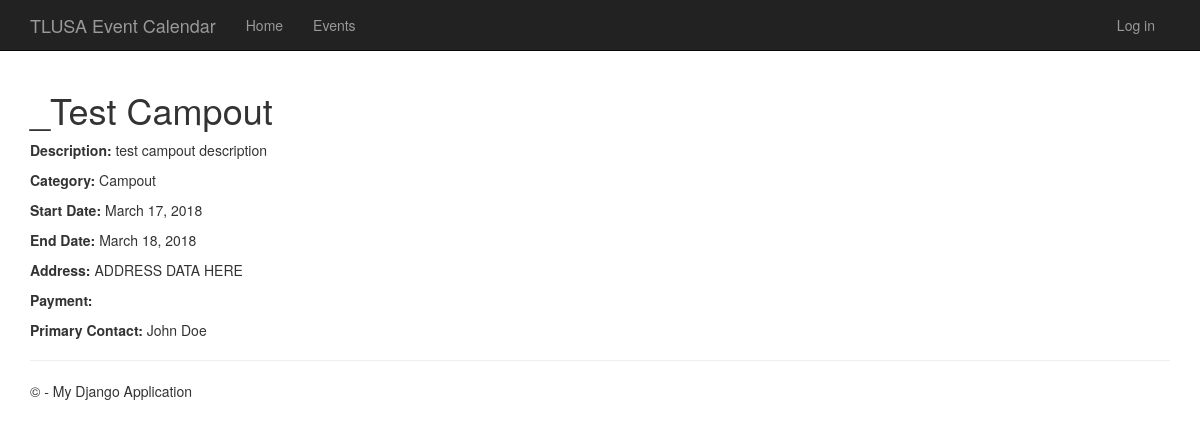
/event/1/, run on an earlier commit of the app's database.
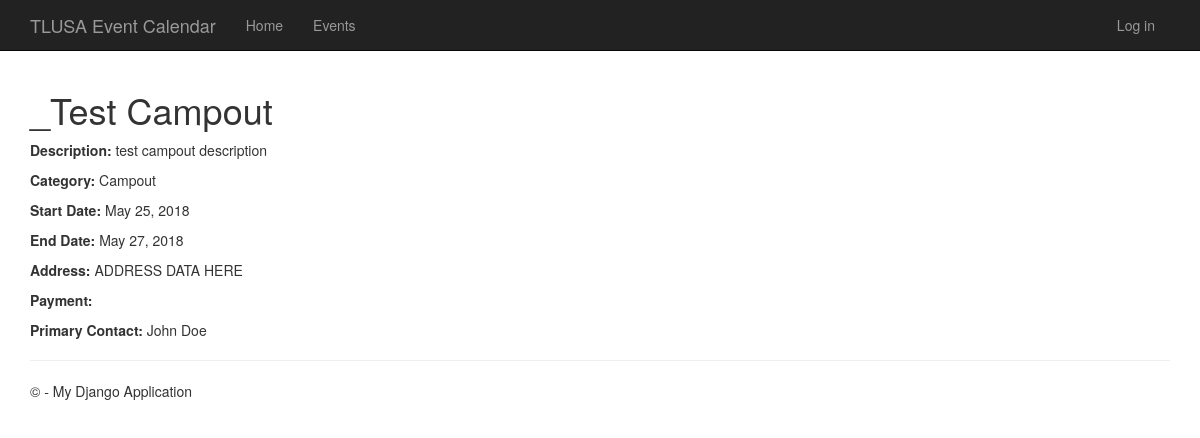
And on a later commit of the database.
### app/models.py (models this page shows, shortened)
class Event(models.Model):
    name = models.CharField(max_length = 255);
    description = models.TextField(default = '');
    event_type = models.ForeignKey(EventType);
    date_start = models.DateField(default = datetime.now);
    date_end = models.DateField(default = datetime.now);
    street_address = models.CharField(default = '', max_length = 255);
    city = models.CharField(default = '', max_length = 255);
    """ state_ID = models.ForeignKey(State); --------------------------------------------- """
    zipcode = models.IntegerField(default = '');
    """ address = AddressField(); ---------------------------------------------------------------- """
    payment_url = models.URLField(default = '');
    primary_contact_ID = models.ForeignKey(Person);
    creation_date = models.DateTimeField(default = datetime.now);
    """ creation_user = models.ForeignKey(User); -------------------------------------------------- """

class EventType(models.Model):
    name = models.CharField(max_length = 255, default = '');
    description = models.TextField(default = '');
    def __str__(self):
        return self.name;

class Person(models.Model):
    first_name = models.CharField(max_length = 255, default = 'John');
    last_name = models.TextField(max_length = 255, default = 'Doe');
    email = models.EmailField(default = 'contact@me.co');
    troop_number = models.ForeignKey(Troop);
    """ address = AddressField(); --------------------------------------------------- """
    street_address = models.TextField(default = '')
    postal_code = models.IntegerField(default = 0);
    city = models.CharField(max_length = 255, default = '');
    state_name = models.ForeignKey(State);
    def __str__(self):
        return self.first_name + " " + self.last_name;

### app/views.py (the view)
# urls.py: url(r'^event/(?P<event_id>[0-9]+)/$', app.views.eventdetail, name='event detail'),
def eventdetail(request, event_id):
    event = get_object_or_404(Event, pk=event_id)
    return render(request, 'app/eventdetail.html', {'event': event, })

### app/templates/app/eventdetail.html
﻿{% extends "app/layout.html" %}
{% load staticfiles %}
{% block content %}
    <h1>{{ event.name }}</h1>
    <p><strong>Description: </strong>{{ event.description }}</p>
    <p><strong>Category: </strong>{{ event.event_type}}</p>
    <p><strong>Start Date: </strong>{{ event.date_start}}</p>
    <p><strong>End Date: </strong>{{ event.date_end }}</p>
    <p><strong>Address: </strong>ADDRESS DATA HERE</p>
    <p><strong>Payment: </strong><a href="{{ event.payment_link}}">{{ event.payment_link }}</a></p>
    <p><strong>Primary Contact: </strong>{{ event.primary_contact_ID}}</p>
{% endblock %}

### app/templates/app/layout.html (shortened to what this page needs)
﻿<!DOCTYPE html>
<html>
<head>
    {% load staticfiles %}
    <link rel="stylesheet" type="text/css" href="{% static 'app/content/bootstrap.min.css' %}" />
    <link rel="stylesheet" type="text/css" href="{% static 'app/content/site.css' %}" />
</head>
<body>
    <div class="navbar navbar-inverse navbar-fixed-top">
        <div class="container">
            <div class="navbar-header">
                <a href="/" class="navbar-brand">TLUSA Event Calendar</a>
            </div>
            <div class="navbar-collapse collapse">
                <ul class="nav navbar-nav">
                    <li><a href="{% url 'home' %}">Home</a></li>
                    <li><a href="{% url 'events' %}">Events</a></li>
                </ul>
                {% include 'app/loginpartial.html' %}
            </div>
        </div>
    </div>
    <div class="container body-content">
{% block content %}
{% endblock %}
        <hr/>
        <footer>
            <p>&copy; {{ year }} - My Django Application</p>
        </footer>
    </div>
</body>
</html>

### app/templates/app/loginpartial.html
{% if user.is_authenticated %}
<form id="logoutForm" action="/logout" method="post" class="navbar-right">
    {% csrf_token %}
    <ul class="nav navbar-nav navbar-right">
        <li><span class="navbar-brand">Hello {{ user.username }}!</span></li>
        <li><a href="javascript:document.getElementById('logoutForm').submit()">Log off</a></li>
    </ul>
</form>
{% else %}
<ul class="nav navbar-nav navbar-right">
    <li><a href="{% url 'login' %}">Log in</a></li>
</ul>
{% endif %}

### app/static/app/content/site.css (style rules this page uses)
html { font-family: 'Open Sans', sans-serif; }
body { padding-top: 50px; padding-bottom: 20px; }
.body-content { padding-left: 15px; padding-right: 15px; }

What changed in the data, as far as the page shows it:
changed Event "_Test Campout": date_start "March 17, 2018" → "May 25, 2018"; date_end "March 18, 2018" → "May 27, 2018"
